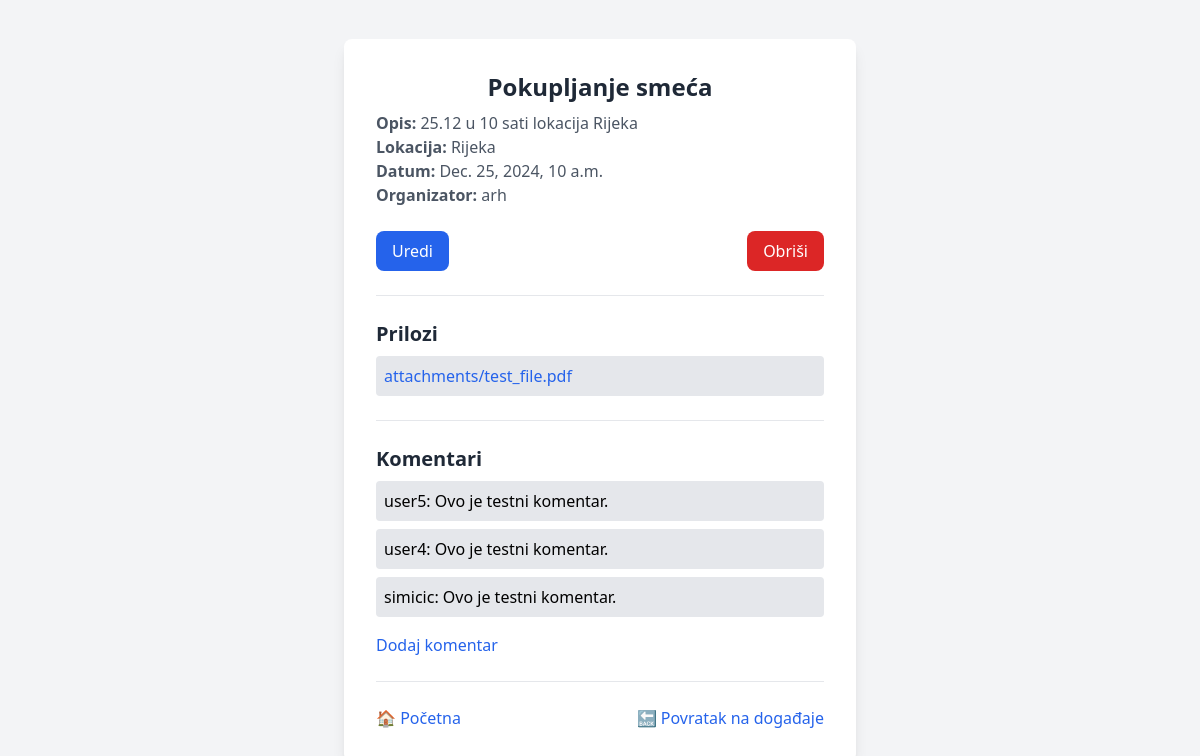
Page /events/1/ (signed in) on the earlier database version.
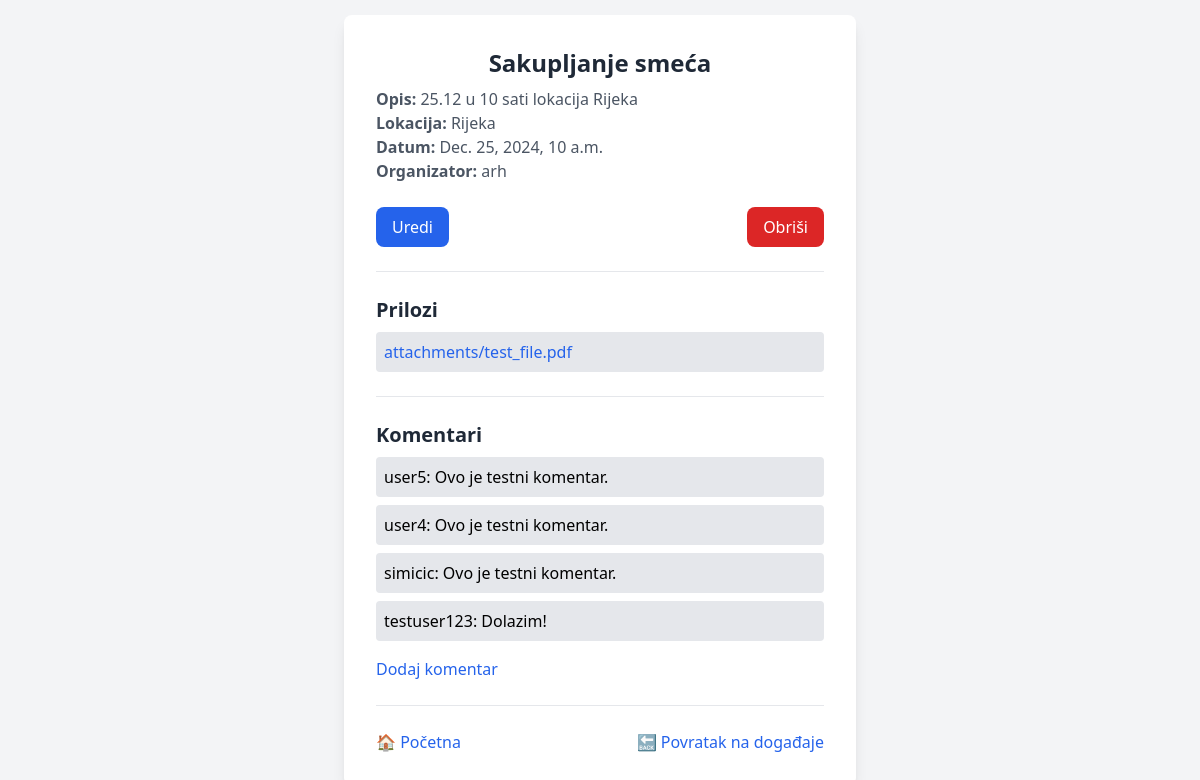
Same page on the later database version.
### main/models.py (models this page shows, shortened)
class Event(models.Model):
    title = models.CharField(max_length=200)
    description = models.TextField()
    date = models.DateTimeField()
    location = models.CharField(max_length=255)
    organizer = models.ForeignKey(User, on_delete=models.CASCADE)
    created_at = models.DateTimeField(auto_now_add=True)
    updated_at = models.DateTimeField(auto_now=True)
    class Meta:
        default_permissions = ()
        permissions = [
            ("add_event", "Can add event"),
            ("view_event", "Can view event"),
            ("register_event", "Can register for event"),
            ("comment_event", "Can comment on event"),
        ]

class Attachment(models.Model):
    event = models.ForeignKey(Event, on_delete=models.CASCADE, related_name='attachments')
    file = models.FileField(upload_to='attachments/')
    uploaded_at = models.DateTimeField(auto_now_add=True)
    class Meta:
        default_permissions = ()
        permissions = [
            ("add_attachment", "Can add attachment"),
            ("view_attachment", "Can view attachment"),
        ]

class Comment(models.Model):
    event = models.ForeignKey(Event, on_delete=models.CASCADE, related_name='comments')
    author = models.ForeignKey(User, on_delete=models.CASCADE)
    content = models.TextField()
    created_at = models.DateTimeField(auto_now_add=True)
    class Meta:
        default_permissions = ()
        permissions = [
            ("add_comment", "Can add comment"),
            ("view_comment", "Can view comment"),
        ]

class CustomUser(AbstractUser):
    phone_number = models.CharField(max_length=15, blank=True, null=True)
    address = models.TextField(blank=True, null=True)

### main/views.py (the view)
# urls.py: path('events/<int:pk>/', EventDetailView.as_view(), name='event_detail'),
class EventDetailView(LoginRequiredMixin, DetailView):
    model = Event
    template_name = 'main/Event/event_detail.html'
    context_object_name = 'event'
    def get_context_data(self, **kwargs):
        context = super().get_context_data(**kwargs)
        context['attachments'] = self.object.attachments.all()
        event = self.get_object()
        user = self.request.user
        if user.is_authenticated:
            context['is_participating'] = Participation.objects.filter(event=event, participant=user).exists()
        else:
            context['is_participating'] = False
        return context

### main/templatetags/custom_filters.py (called while the page is built)
@register.filter
def is_image(file_path):
    valid_extensions = ['.jpg', '.jpeg', '.png', '.gif', '.bmp']
    if hasattr(file_path, 'name'):
        ext = os.path.splitext(file_path.name)[-1].lower()
    else:
        ext = os.path.splitext(file_path)[-1].lower()
    return ext in valid_extensions

### templates/main/Event/event_detail.html (shortened to what this page needs)
<!DOCTYPE html>
<html lang="en">
<head>
    <script src="https://cdn.tailwindcss.com"></script>
</head>
<body class="bg-gray-100 min-h-screen flex items-center justify-center">
    <div class="bg-white p-8 rounded-lg shadow-lg max-w-lg w-full">
        <h1 class="text-2xl font-semibold text-gray-800 text-center">{{ event.title }}</h1>
        <p class="mt-2 text-gray-600"><strong>Opis:</strong> {{ event.description }}</p>
        <p class="text-gray-600"><strong>Lokacija:</strong> {{ event.location }}</p>
        <p class="text-gray-600"><strong>Datum:</strong> {{ event.date }}</p>
        <p class="text-gray-600"><strong>Organizator:</strong> {{ event.organizer.username }}</p>
        <div class="mt-6 flex justify-between">
            {% if user == event.organizer %}
            <a href="{% url 'main:event_edit' event.pk %}"
               class="px-4 py-2 bg-blue-600 text-white rounded-lg hover:bg-blue-700">Uredi</a>
            <a href="{% url 'main:event_delete' event.pk %}"
               class="px-4 py-2 bg-red-600 text-white rounded-lg hover:bg-red-700">Obriši</a>
               {% endif %}
        </div>
        <hr class="my-6">
        {% load custom_filters %}
        <h2 class="text-xl font-semibold text-gray-800">Prilozi</h2>
        {% if attachments %}
            <ul class="mt-2 space-y-2">
                {% for attachment in attachments %}
                    <li class="bg-gray-200 p-2 rounded">
                        {% if attachment.file.url|is_image %}
                            <img src="{{ attachment.file.url }}" alt="Prilog" class="max-w-full h-auto rounded">
                        {% else %}
                            <a href="{{ attachment.file.url }}" target="_blank" class="text-blue-600 hover:underline">
                                {{ attachment.file.name }}
                            </a>
                        {% endif %}
                    </li>
                {% endfor %}
            </ul>
        {% else %}
            <p class="text-gray-600">Nema priloga za ovaj događaj.</p>
        {% endif %}
        <hr class="my-6">
        <h2 class="text-xl font-semibold text-gray-800">Komentari</h2>
        <ul class="mt-2 space-y-2">
            {% for comment in event.comments.all %}
                <li class="bg-gray-200 p-2 rounded">
                    {{ comment.author.username }}: {{ comment.content }}
                </li>
            {% empty %}
                <li class="text-gray-600">Nema komentara.</li>
            {% endfor %}
        </ul>
        <a href="{% url 'main:comment_add' event.pk %}" class="mt-4 inline-block text-blue-600 hover:underline">
            Dodaj komentar
        </a>
        <hr class="my-6">
        <div class="mt-6 flex justify-between">
            <a href="{% url 'main:home' %}" class="text-blue-600 hover:underline">🏠 Početna</a>
            <a href="{% url 'main:event_list' %}" class="text-blue-600 hover:underline">🔙 Povratak na događaje</a>
        </div>
    </div>
</body>
</html>

Differences in the rows shown:
changed Event "25.12 u 10 sati lokacija Rijeka": title "Pokupljanje smeća" → "Sakupljanje smeća"
added Comment: author.username "testuser123", content "Dolazim!"
